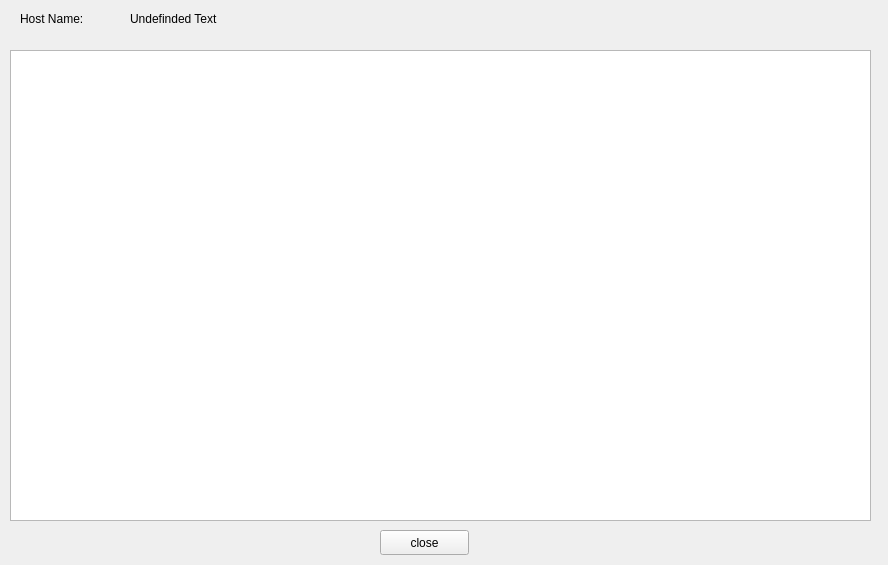
<?xml version="1.0" encoding="UTF-8"?>
<ui version="4.0">
 <class>install_device_infor</class>
 <widget class="QWidget" name="install_device_infor">
  <property name="geometry">
   <rect>
    <x>0</x>
    <y>0</y>
    <width>888</width>
    <height>565</height>
   </rect>
  </property>
  <property name="windowTitle">
   <string>Form</string>
  </property>
  <widget class="QTextBrowser" name="textBrowser">
   <property name="geometry">
    <rect>
     <x>10</x>
     <y>50</y>
     <width>861</width>
     <height>471</height>
    </rect>
   </property>
  </widget>
  <widget class="QPushButton" name="pushButton">
   <property name="geometry">
    <rect>
     <x>380</x>
     <y>530</y>
     <width>89</width>
     <height>25</height>
    </rect>
   </property>
   <property name="text">
    <string>close</string>
   </property>
  </widget>
  <widget class="QLabel" name="label">
   <property name="geometry">
    <rect>
     <x>20</x>
     <y>10</y>
     <width>101</width>
     <height>17</height>
    </rect>
   </property>
   <property name="text">
    <string>Host Name:</string>
   </property>
  </widget>
  <widget class="QLabel" name="label_2">
   <property name="geometry">
    <rect>
     <x>130</x>
     <y>10</y>
     <width>121</width>
     <height>17</height>
    </rect>
   </property>
   <property name="text">
    <string>Undefinded Text</string>
   </property>
  </widget>
 </widget>
 <resources/>
 <connections/>
</ui>
